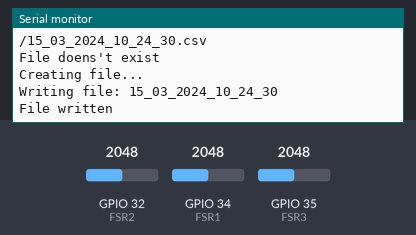
Simulated run of this sketch. Board: ESP32. Shown: the last lines printed to the serial monitor. Inputs (shaded band) come from the test bench; at power-on: GPIO 32 (FSR2) = 2048, GPIO 34 (FSR1) = 2048, GPIO 35 (FSR3) = 2048. The local clock reads 2024-03-15 10:24:30 at power-on unless the sketch sets it; storage starts empty; nothing arrives over Bluetooth unless stated.

Above: at 2.2 s.
2.3 s: GPIO 32 (FSR2) set to 4095
At 4.1 s:
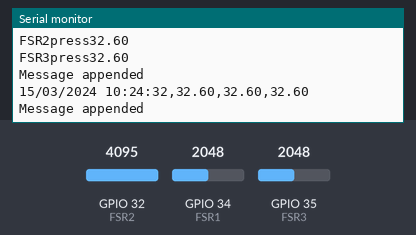
4.4 s: GPIO 34 (FSR1) set to 1262
At 5.9 s:
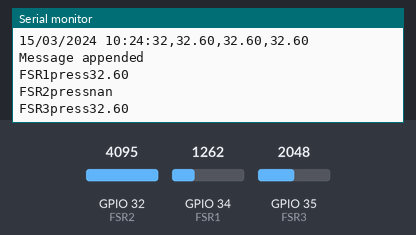
7.7 s: GPIO 35 (FSR3) set to 1262
At 9.1 s:
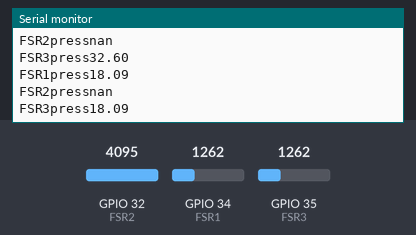
9.2 s: GPIO 34 (FSR1) set to 1228
10.7 s: GPIO 35 (FSR3) set to 1228
At 10.7 s:
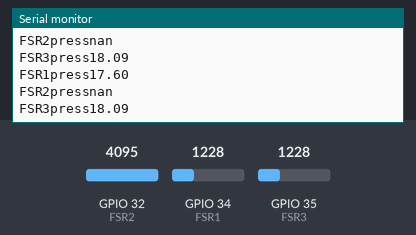
12.2 s: GPIO 32 (FSR2) set to 3603
At 13.1 s:
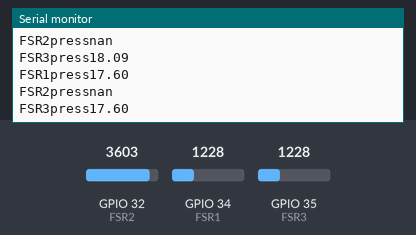
Timing chart, 0 to 14.7 s (numbered marks = the images above; inputs shaded):
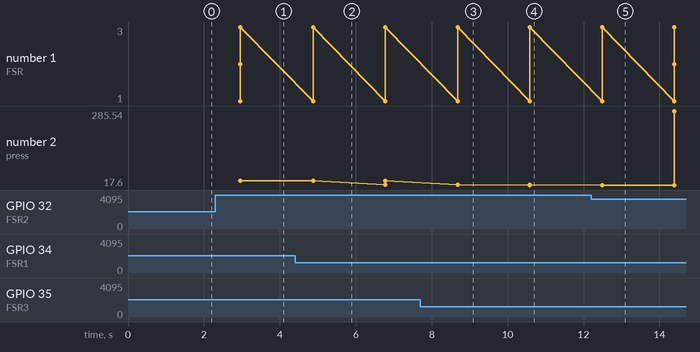

The sketch:

ByPressDataLogger.ino
```cpp
#include "BluetoothSerial.h"
#include "FS.h"
#include "SD.h"
#include "SPI.h"
#include <ThreeWire.h>
#include <RtcDS1302.h>

#if !defined(CONFIG_BT_ENABLED) || !defined(CONFIG_BLUEDROID_ENABLED)
#error Bluetooth is not enabled! Please run `make menuconfig` to and enable it
#endif

//RTC
#define D4 4
#define D5 5
#define D2 2
//*FSR sensors*/
#define noFSRs 3 // Number of FSRs connected
#define FSR1 34//36  //Analogue ports
#define FSR2 32//32
#define FSR3 35//34

int CardFlag = 0;
String dataMessage;
int testinc = 1;
int CSV_Header = 0;
int FirstRec = 0;
unsigned long Rec_Interval_Min = 1;
unsigned long Rec_Interval_Ms = 0;
unsigned long last_time = 0;


ThreeWire myWire(D4,D5,D2); // IO, SCLK, CE
RtcDS1302<ThreeWire> Rtc(myWire);
BluetoothSerial BT;
String FileName = "";

float fsrVoltageArray[3];       // The analog reading converted
float fsrForceArray[3];         // The force in Newton
float fsrWeightInGramsArray[3]; // Weight converted to grams
float R_fsrArray[3];
float factor[3];
float degree[3];

int   pinArray[3]       = {FSR1, FSR2, FSR3};    // The pin ID for the
int avg_size = 20; // number of analog readings to average//three devices
float forceMaxArray[5]  = {1000.0, 200.0, 200.0}; // Maximum forces
float million = 1000000.0; // Unit for "1/micro
float conversionToKgrams = 1.0/9.80665;

long K       = 1000;
long R       = 1*K;    // R in K Ohm
long Vcc     = 3.3;    // 5V=5000mV, 3.3V = 3300 mV
float voltageMax = 0.98 * Vcc; // Maximum voltage set to 95% of Vcc. Set

void setup() {
 Rec_Interval_Ms = Rec_Interval_Min*60000;
 //Rec_Interval_Ms = 15000;
 Serial.begin(115200);
 BT.begin("Bypress"); //Bluetooth device name


    Serial.print("compiled: ");
    Serial.print(__DATE__);
    Serial.println(__TIME__);

    Rtc.Begin();

    RtcDateTime compiled = RtcDateTime(__DATE__, __TIME__);


    if (!Rtc.IsDateTimeValid())
    {
        // Common Causes:
        //    1) first time you ran and the device wasn't running yet
        //    2) the battery on the device is low or even missing
        Serial.println("RTC lost confidence in the DateTime!");
        Rtc.SetDateTime(compiled);
    }

    if (Rtc.GetIsWriteProtected())
    {
        Serial.println("RTC was write protected, enabling writing now");
        Rtc.SetIsWriteProtected(false);
    }

    if (!Rtc.GetIsRunning())
    {
        Serial.println("RTC was not actively running, starting now");
        Rtc.SetIsRunning(true);
    }

    RtcDateTime now = Rtc.GetDateTime();
    if (now < compiled)
    {
        Serial.println("RTC is older than compile time!  (Updating DateTime)");
        Rtc.SetDateTime(compiled);
    }
    else if (now > compiled)
    {
        Serial.println("RTC is newer than compile time. (this is expected)");
    }
    else if (now == compiled)
    {
        Serial.println("RTC is the same as compile time! (not expected but all is fine)");
    }


 SD.begin();
 if(!SD.begin()){
    Serial.println("Failed to mount card");
    return;
  }else{
    Serial.println("card mounted");
  }
  uint8_t cardType = SD.cardType();
  Serial.print("\nCard Type: ");

  if(cardType == CARD_NONE){
    Serial.println("No card attached");
    CardFlag=0;
    return;
  }else{
    CardFlag =1;
    if(cardType == CARD_MMC){
          Serial.println("MMC");
        } else if(cardType == CARD_SD){
          Serial.println("SDSC");
        } else if(cardType == CARD_SDHC){
          Serial.println("SDHC");
        } else {
          Serial.println("UNKNOWN");
        }
    }


  String Strcompiled = GetFileName(now);
  FileName = "/"+Strcompiled+".csv";
  Serial.println(FileName);
  //File file = SD.open("/data.txt");
  File file = SD.open(FileName.c_str());
  if(!file) {
    Serial.println("File doens't exist");
    Serial.println("Creating file...");
    writeFile(SD, Strcompiled.c_str(), "TimeStamp FSR1press FSR2press FSR3press  [mmHg]\r\n");
  }else {
    Serial.println("File already exists");
  }
  file.close();
  delay(1000);
}

void loop() {
    /*FSR sensors*/
    int fsr1 = analogRead(FSR1);
//    Serial.print("FSR1:");
//    Serial.println(analogRead(FSR1));

    int fsr2 = analogRead(FSR2);
//    Serial.print("FSR2:");
//    Serial.println(analogRead(FSR2));

    int fsr3 = analogRead(FSR3);
//    Serial.print("FSR3:");
//    Serial.println(analogRead(FSR3));
    delay(1000);

    for (int FSR = 0; FSR < noFSRs; FSR++) {
      fsrVoltageArray[FSR] = 0.0; //Reset values upon entry
      fsrForceArray[FSR]   = 0.0;

      int fsrPin   = pinArray[FSR];
      int fsrReading = analogRead(fsrPin);

      fsrVoltageArray[FSR] = (float) map(fsrReading, 0, 4095, 0, 3300);
    } //End of loop over FSR's

    float FSR1voltage = fsrVoltageArray[0];
    float FSR2voltage = fsrVoltageArray[1];
    float FSR3voltage = fsrVoltageArray[2];
//    Serial.print("FSR1voltage"); Serial.println(FSR1voltage);
//    Serial.print("FSR2voltage "); Serial.println(FSR2voltage);
//    Serial.print("FSR3voltage "); Serial.println(FSR3voltage );

    for (int FSR = 0; FSR < noFSRs; FSR++) {
      R_fsrArray[FSR] = 0.0; //Reset values upon entry

      int fsrPin   = pinArray[FSR];
      int fsrReading = analogRead(fsrPin);

      float sum_val = 0.0; // variable for storing sum used for averaging
      for (int ii=0;ii<avg_size;ii++){
          sum_val+=(fsrReading/4095.0)*3.3;
          delay(10);
      }
      sum_val/=avg_size; // take average
      R_fsrArray[FSR] = (R/1000.0)*((Vcc/sum_val)-1.0); // calculate actual FSR resistance
    }
   float R_FSR1 = R_fsrArray[0];
   float R_FSR2 = R_fsrArray[1];
   float R_FSR3 = R_fsrArray[2];
//   Serial.print(" R_FSR1="); Serial.println(R_FSR1);
//   Serial.print(" R_FSR2="); Serial.println(R_FSR2);
//   Serial.print(" R_FSR3="); Serial.println(R_FSR3 );

   for (int FSR = 0; FSR < noFSRs; FSR++) {
      //convert to Pressure(mmHg)
      factor[FSR]=log10(R_fsrArray[FSR])*(1.0/1.476);//0.215
      degree[FSR]=1.454-factor[FSR];//12.86
      fsrForceArray[FSR] =pow(10,degree[FSR]);
      delay(100);
   }  // End of loop over FSRs
   float FSR1press = fsrForceArray[0];
   float FSR2press = fsrForceArray[1];
   float FSR3press = fsrForceArray[2];
   Serial.print("FSR1press"); Serial.println(FSR1press);
   Serial.print("FSR2press"); Serial.println(FSR2press);
   Serial.print("FSR3press"); Serial.println(FSR3press);
   BT.print(FSR1press);
   BT.print(";");
   BT.print(FSR2press);
   BT.print(";");
   BT.println(FSR3press);


  // CSV Header
  if (CSV_Header == 0){
      dataMessage = "TimeStamp,P1,P2,P3\r\n";
      appendFile(SD, FileName.c_str(), dataMessage.c_str());
      CSV_Header = 1;
  }

  //Check Rec 1st record
  if (FirstRec ==0 ){
      //Start Record
      RtcDateTime now = Rtc.GetDateTime();
      String TimeStamp = GetTimeStamp(now);
      if (!now.IsValid()){
        Serial.println("RTC lost confidence in the DateTime!");
      }
      dataMessage = TimeStamp+","+String(FSR1press)+","+ String(FSR2press)+","+ String(FSR3press)+ "\r\n";
      Serial.println(dataMessage);
      appendFile(SD, FileName.c_str(), dataMessage.c_str());
      last_time = millis();  // Start Count interval
      FirstRec = 1;
  }else{
      // Record Data every record interval time
      if( millis() - last_time > Rec_Interval_Ms) {
         RtcDateTime now = Rtc.GetDateTime();
         String TimeStamp = GetTimeStamp(now);
        if (!now.IsValid()){
          // Common Causes:
          //    1) the battery on the device is low or even missing and the power line was disconnected
          Serial.println("RTC lost confidence in the DateTime!");
        }

       dataMessage = TimeStamp+","+String(FSR1press)+","+ String(FSR2press)+","+ String(FSR3press)+ "\r\n";
       Serial.println(dataMessage);
       appendFile(SD, FileName.c_str(), dataMessage.c_str());
       last_time = millis();
      }
  }


}

// Append data to the SD card (DON'T MODIFY THIS FUNCTION)
void appendFile(fs::FS &fs, const char * path, const char * message) {
 // Serial.printf("Appending to file: %s\n", path);

  File file = fs.open(path, FILE_APPEND);
  if(!file) {
    Serial.println("Failed to open file for appending");
    return;
  }
  if(file.print(message)) {
    Serial.println("Message appended");
  } else {
    Serial.println("Append failed");
  }
  file.close();
}

// Write to the SD card (DON'T MODIFY THIS FUNCTION)
void writeFile(fs::FS &fs, const char * path, const char * message) {
  Serial.printf("Writing file: %s\n", path);

  File file = fs.open(path, FILE_WRITE);
  if(!file) {
    Serial.println("Failed to open file for writing");
    return;
  }
  if(file.print(message)) {
    Serial.println("File written");
  } else {
    Serial.println("Write failed");
  }
  file.close();
}

#define countof(a) (sizeof(a) / sizeof(a[0]))

String GetTimeStamp(const RtcDateTime& dt)
{
    char datestring[20];

    snprintf_P(datestring,
            countof(datestring),
            PSTR("%02u/%02u/%04u %02u:%02u:%02u"),
            dt.Day(),
            dt.Month(),
            dt.Year(),
            dt.Hour(),
            dt.Minute(),
            dt.Second() );
    return (datestring);
}

String GetFileName(const RtcDateTime& dt)
{
    char datestring[20];

    snprintf_P(datestring,
            countof(datestring),
            PSTR("%02u_%02u_%04u_%02u_%02u_%02u"),
            dt.Day(),
            dt.Month(),
            dt.Year(),
            dt.Hour(),
            dt.Minute(),
            dt.Second() );
    return (datestring);
}
```

Measured:
- after the input at 7.7 s, the serial monitor: prints a new line after 0.98 s (image 3)
